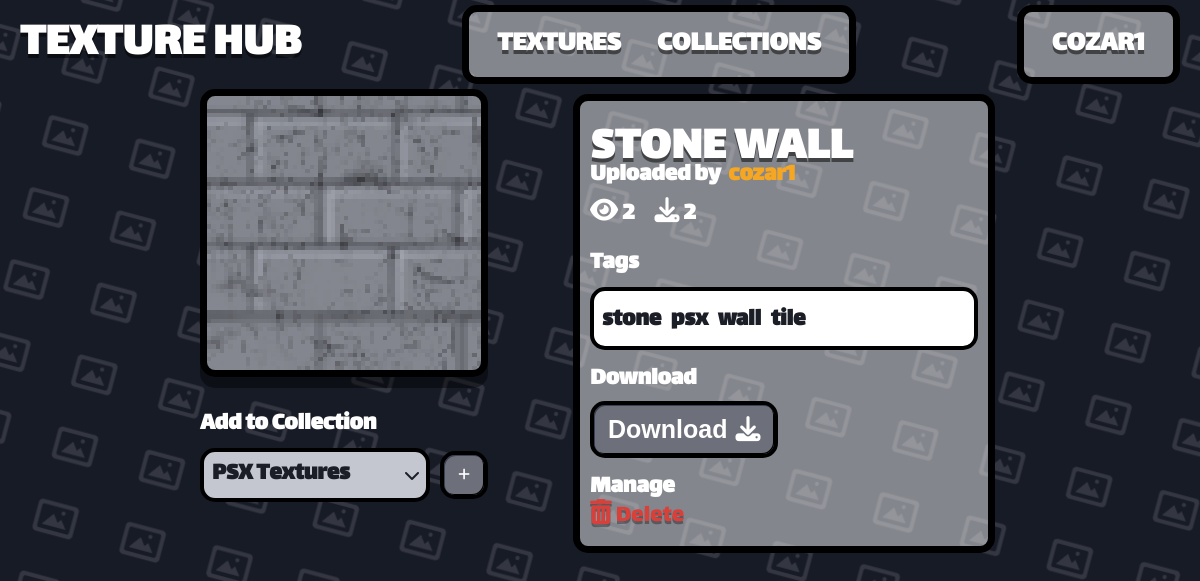
The app's page /texture/1 (signed in) with its own data.
### app.py (models this page shows)
class User(db.Model):
    __tablename__ = 'User'
    user_id = db.Column(db.Integer, primary_key=True)
    user_name = db.Column(db.String(80), unique=True, nullable=False)
    user_password = db.Column(db.String(120), nullable=False)
    user_rating = db.Column(db.Integer, default=0)

class Texture(db.Model):
    __tablename__ = 'Texture'
    texture_id = db.Column(db.Integer, primary_key=True)
    texture_name = db.Column(db.String(80), unique=True, nullable=False)
    texture_address = db.Column(db.String(120), nullable=False)
    texture_user_id = db.Column(db.Integer, default=0)
    texture_tags = db.Column(db.String(200), nullable=True)

### app.py (the view)
@app.route('/texture/<texture_id>', methods=["POST", "GET"])
def texture(texture_id):
    user = get_current_user()
    if user is None:
        return redirect('/login')
    collections = Collection.query.filter_by(collection_user_id=user.user_id).all()
    texture = Texture.query.filter_by(texture_id=texture_id).first()
    uploaded_user = User.query.filter_by(user_id=texture.texture_user_id).first()
    if texture.texture_user_id == user.user_id:
        if request.method == "POST":
            action = request.form.get("action")
            collection_id = request.form.get("collection")
            if collection_id:
                if action == "add":
                        tc = Texture_Collection(texture_id=texture_id, collection_id=collection_id)
                        db.session.add(tc)
                elif action == "remove":
                    Texture_Collection.query.filter_by(
                        texture_id=texture_id,
                        collection_id=collection_id
                    ).delete()
            else:
                return redirect('/create_collection')
            db.session.commit()
    in_collections = {
        row.collection_id
        for row in Texture_Collection.query.filter_by(texture_id=texture_id).all()
    }
    collections_contained = {
        c.collection_id: (c.collection_id in in_collections)
        for c in collections
    }
    already_viewed = Texture_Views.query.filter_by(
        texture_id=texture_id,
        user_id=user.user_id
    ).first() is not None
    if not already_viewed:
        tv = Texture_Views(texture_id=texture_id, user_id=user.user_id)
        db.session.add(tv)
        db.session.commit()  # commit here, or bundle with your other commit below
    views = Texture_Views.query.filter_by(texture_id=texture_id).count()
    downloads = Texture_Downloads.query.filter_by(texture_id=texture_id).count()
    return render_template(
        'texture.html',
        user=user,
        texture=texture,
        uploaded_user=uploaded_user,
        collections=collections,
        collections_contained=collections_contained,
        views = views,
        downloads=downloads,
    )

### app.py (called while the page is built)
def get_current_user():
    user_id = session.get('user_id')
    if user_id is None:
        return None
    return User.query.get(user_id)

@app.template_filter('texture_url')
def texture_image_url(address):
    if not address:
        return DEFAULT_TEXTURE_URL
    addr = str(address).strip().replace('\\', '/')
    if addr.startswith('/static/images/'):
        rel = addr[len('/static/images/') :]
    elif addr.startswith('static/images/'):
        rel = addr[len('static/images/') :]
    else:
        rel = os.path.basename(addr)
    rel = os.path.basename(rel)
    if not rel or rel.startswith('.'):
        return DEFAULT_TEXTURE_URL
    full = os.path.join(STATIC_IMAGES_DIR, rel)
    if os.path.isfile(full):
        return f'/static/images/{rel}'
    return DEFAULT_TEXTURE_URL

### templates/texture.html (shortened to what this page needs)
{% extends "template.html" %}
{% block content %}
<div class="th-texture-page">
    <div class="th-item-page-img-column">
    <div class="th-detail-image" style="background-image: url('{{ texture.texture_address | texture_url }}'); background-size: cover; background-position: center; background-repeat: no-repeat;"></div>
    <div class="th-collection-row">
            <label class="th-label" for="collection-select">Add to Collection</label>
        </div>
        <form action="/texture/{{ texture.texture_id }}" method="post" style="display:flex; gap:10px; align-items:center;">
            <div class="th-select-wrap" style="flex:1;">
                <select class="th-input th-select" name="collection" id="collection-select">
                    {% for item in collections %}
                    <option value="{{ item.collection_id }}">{{ item.collection_name }}</option>
                    {% endfor %}
                </select>
            </div>
        <button type="submit" name="action" value="add" class="th-btn" id="add-btn">
            <i class="fas fa-plus"></i>
        </button>
        </form>
    </div>
    <div class="container">
        <div class="th-detail-title-row">
            <h1 class="th-detail-title">{{ texture.texture_name }}</h1>
        </div>
        <div class="th-detail-author">Uploaded by <a class="th-signup-link" href="/user/{{ uploaded_user.user_name }}">{{ uploaded_user.user_name }}</a></div>
        <div class="th-detail-author"><i class="fa-solid fa-eye"></i> <label style="margin-right: 20px;">{{views}}</label><i class="fa-solid fa-download"></i> {{downloads}}</div>
        {% if texture.texture_tags %}
        <label class="th-label">Tags</label>
        <div class="th-input">
            {% for tag in texture.texture_tags.split(',') %}
            <span class="th-detail-tag" style="display: inline-block; margin: 4px 6px 0 0;">{{ tag.strip() }}</span>
            {% endfor %}
        </div>
        {% endif %}
        <div class="th-download-panel">
        <label style="margin-bottom: -10px;" class="th-label">Download</label>
        <form action="/download/{{ texture.texture_id }}" method="post">
            <button class="th-btn th-download-btn" type="submit" name="download" value="download">
                Download <i class="fas fa-download"></i>
            </button>
        </form>
    </div>
    {% if uploaded_user == user %}
    <label style="margin-bottom: -10px;" class="th-label">Manage</label>
    <a href="/delete_texture/{{texture.texture_id}}" class="delete"><i class="fa-solid fa-trash-can"></i> Delete</a>
    {% endif %}
    </div>
</div>
{% endblock %}

### templates/template.html (shortened to what this page needs)
<!DOCTYPE html>
<html lang="en">
<head>
    <link rel="stylesheet" href="https://cdnjs.cloudflare.com/ajax/libs/font-awesome/6.5.2/css/all.min.css">
    <link rel="stylesheet" href="/static/style.css">
</head>
<body class="th-body">
    {% if request.endpoint not in ('login', 'signup') %}
    <header class="th-navbar">
        <a href="/" class="th-brand">TEXTURE HUB</a>
        <div class="container">
            <ul class="th-nav-links">
                <li><a href="/0" class="th-nav-link {% if request.path == '/' %}is-active{% endif %}">TEXTURES</a></li>
                <li><a href="/1" class="th-nav-link {% if request.path == '/collections' %}is-active{% endif %}">COLLECTIONS</a></li>
            </ul>
        </div>
        <div class="container">
            <ul class="th-nav-links">
                {% if user %}
                    <li><a class="th-nav-link" href="/user/{{ user.user_name }}">{{ user.user_name }}</a></li>
                {% else %}
                    <li><a href="/login" class="th-nav-link {% if request.path == '/' %}is-active{% endif %}">Login</a></li>
                {% endif %}
            </ul>
        </div>
    </header>
    {% endif %}
    <main class="th-page">
        {% block content %}
        {% endblock %}
    </main>
</body>
</html>

### records on screen
User: user_name "COZAR1", user_name "cozar1"
Texture: texture_address|texture_url (picture), texture_name "STONE WALL"

### other values on screen
{{ views }} "2"
{{ downloads }} "2"
{{ tag.strip() }} "stone" "psx" "wall" "tile"
form field collection "PSX Textures"
